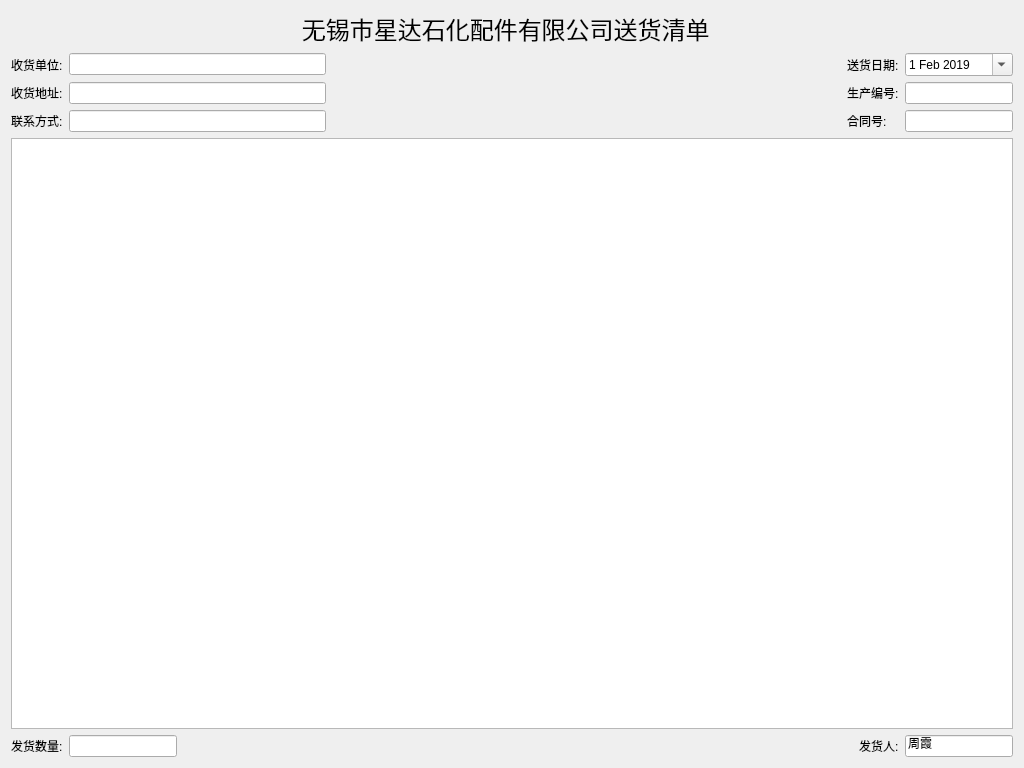
<?xml version="1.0" encoding="UTF-8"?>
<ui version="4.0">
 <class>Form</class>
 <widget class="QWidget" name="Form">
  <property name="geometry">
   <rect>
    <x>0</x>
    <y>0</y>
    <width>1024</width>
    <height>768</height>
   </rect>
  </property>
  <property name="minimumSize">
   <size>
    <width>1024</width>
    <height>0</height>
   </size>
  </property>
  <property name="windowTitle">
   <string>Form</string>
  </property>
  <layout class="QVBoxLayout" name="verticalLayout">
   <item>
    <widget class="QLabel" name="label">
     <property name="font">
      <font>
       <family>微软雅黑</family>
       <pointsize>18</pointsize>
      </font>
     </property>
     <property name="text">
      <string>无锡市星达石化配件有限公司送货清单  </string>
     </property>
     <property name="alignment">
      <set>Qt::AlignCenter</set>
     </property>
    </widget>
   </item>
   <item>
    <layout class="QGridLayout" name="gridLayout" columnstretch="0,1,2,0,0,0">
     <item row="2" column="0">
      <widget class="QLabel" name="label_4">
       <property name="text">
        <string>联系方式:</string>
       </property>
      </widget>
     </item>
     <item row="0" column="1">
      <widget class="QLineEdit" name="lineEdit_1"/>
     </item>
     <item row="0" column="3">
      <widget class="QLabel" name="label_5">
       <property name="text">
        <string>送货日期:</string>
       </property>
      </widget>
     </item>
     <item row="1" column="1">
      <widget class="QLineEdit" name="lineEdit_2"/>
     </item>
     <item row="1" column="0">
      <widget class="QLabel" name="label_3">
       <property name="text">
        <string>收货地址:</string>
       </property>
      </widget>
     </item>
     <item row="0" column="2">
      <spacer name="horizontalSpacer">
       <property name="orientation">
        <enum>Qt::Horizontal</enum>
       </property>
       <property name="sizeHint" stdset="0">
        <size>
         <width>238</width>
         <height>20</height>
        </size>
       </property>
      </spacer>
     </item>
     <item row="2" column="2">
      <spacer name="horizontalSpacer_3">
       <property name="orientation">
        <enum>Qt::Horizontal</enum>
       </property>
       <property name="sizeHint" stdset="0">
        <size>
         <width>238</width>
         <height>20</height>
        </size>
       </property>
      </spacer>
     </item>
     <item row="2" column="5">
      <widget class="QLineEdit" name="lineEdit_5"/>
     </item>
     <item row="2" column="1">
      <widget class="QLineEdit" name="lineEdit_3"/>
     </item>
     <item row="1" column="2">
      <spacer name="horizontalSpacer_2">
       <property name="orientation">
        <enum>Qt::Horizontal</enum>
       </property>
       <property name="sizeHint" stdset="0">
        <size>
         <width>238</width>
         <height>20</height>
        </size>
       </property>
      </spacer>
     </item>
     <item row="1" column="3">
      <widget class="QLabel" name="label_6">
       <property name="text">
        <string>生产编号:</string>
       </property>
      </widget>
     </item>
     <item row="1" column="5">
      <widget class="QLineEdit" name="lineEdit_4"/>
     </item>
     <item row="0" column="0">
      <widget class="QLabel" name="label_2">
       <property name="text">
        <string>收货单位:</string>
       </property>
      </widget>
     </item>
     <item row="2" column="3">
      <widget class="QLabel" name="label_7">
       <property name="text">
        <string>合同号:</string>
       </property>
      </widget>
     </item>
     <item row="0" column="5">
      <widget class="QDateEdit" name="dateEdit">
       <property name="currentSection">
        <enum>QDateTimeEdit::DaySection</enum>
       </property>
       <property name="calendarPopup">
        <bool>true</bool>
       </property>
       <property name="date">
        <date>
         <year>2019</year>
         <month>2</month>
         <day>1</day>
        </date>
       </property>
      </widget>
     </item>
    </layout>
   </item>
   <item>
    <widget class="QTableWidget" name="tableWidget"/>
   </item>
   <item>
    <layout class="QHBoxLayout" name="horizontalLayout" stretch="0,0,1,0,0">
     <item>
      <widget class="QLabel" name="label_8">
       <property name="text">
        <string>发货数量:</string>
       </property>
      </widget>
     </item>
     <item>
      <widget class="QLineEdit" name="lineEdit_6">
       <property name="text">
        <string/>
       </property>
      </widget>
     </item>
     <item>
      <spacer name="horizontalSpacer_4">
       <property name="orientation">
        <enum>Qt::Horizontal</enum>
       </property>
       <property name="sizeHint" stdset="0">
        <size>
         <width>508</width>
         <height>20</height>
        </size>
       </property>
      </spacer>
     </item>
     <item>
      <widget class="QLabel" name="label_9">
       <property name="text">
        <string>发货人:</string>
       </property>
      </widget>
     </item>
     <item>
      <widget class="QLineEdit" name="lineEdit_7">
       <property name="text">
        <string>周霞</string>
       </property>
      </widget>
     </item>
    </layout>
   </item>
  </layout>
 </widget>
 <resources>
  <include location="../myImage.qrc"/>
 </resources>
 <connections/>
</ui>
